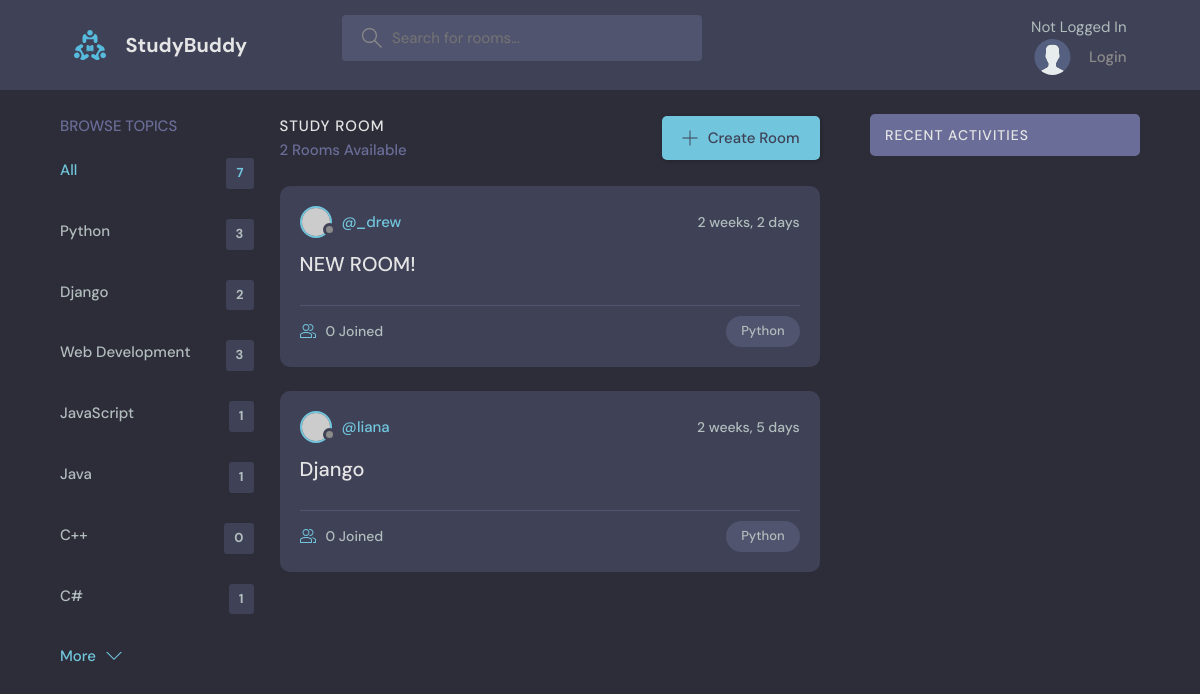
Screenshot of /?q=Django with the database file from the repository.
### base/models.py (models this page shows, shortened)
class Topic(models.Model):
    name = models.CharField(max_length=200)

class Room(models.Model):
    host = models.ForeignKey(
        User,
        on_delete=models.SET_NULL, null=True
        )
    topic = models.ForeignKey(
        Topic,
        on_delete=models.SET_NULL, null=True
        )
    name = models.CharField(max_length=200)
    description = models.TextField(null=True, blank=True)
    participants = models.ManyToManyField(User, related_name='participants', blank=True)
    updated = models.DateTimeField(auto_now=True)
    created = models.DateTimeField(auto_now_add=True)
    class Meta:
        ordering = ['-updated', '-created']

### base/views.py (the view)
# urls.py: path('', views.home, name="home"),
def home(request):
    q = request.GET.get('q') if request.GET.get('q') != None else ''
    rooms = Room.objects.filter(
        Q(topic__name__icontains=q) |
        Q(name__icontains=q) |
        Q(description__icontains=q)
        )
    topics = Topic.objects.all()
    room_count = rooms.count()
    room_messages = Message.objects.filter(Q(room__topic__name__icontains=q))
    context = {'rooms': rooms, 'topics':topics,'room_count': room_count, 'room_messages': room_messages}
    return render(request, 'base/home.html', context)

### base/templates/base/home.html (shortened to what this page needs)
{% extends 'main.html' %}
{% block content %}
    <main class="layout layout--3">
      <div class="container">
        <div>
        {% include 'base/topics_component.html' %}
      </div>
        <div class="roomList">
          <div class="roomList__header">
            <div>
              <h2>Study Room</h2>
              <p>{{room_count}} Rooms Available</p>
            </div>
            <a class="btn btn--main" href="{% url 'create-room' %} ">
              <svg version="1.1" xmlns="http://www.w3.org/2000/svg" width="32" height="32" viewBox="0 0 32 32">
                <title>add</title>
                <path
                  d="M16.943 0.943h-1.885v14.115h-14.115v1.885h14.115v14.115h1.885v-14.115h14.115v-1.885h-14.115v-14.115z"
                ></path>
              </svg>
              Create Room
            </a>
          </div>
          {% include 'base/feed_component.html' %}
        </div>
        {% include 'base/activity_component.html' %}
      </div>
    </main>
{%  endblock content %}

### base/templates/base/topics_component.html
<div class="topics">
    <div class="topics__header">
      <h2>Browse Topics</h2>
    </div>
    <ul class="topics__list">
      <li>
        <a href="{% url 'home' %}" class="active">All <span>{{topics.count}}</span></a>
      </li>
      {% for topic in topics%}
      <li>
        <a href="{% url 'home' %}?q={{topic.name}}"> {{topic.name}} <span>{{topic.room_set.count}}</span></a>
      </li>
      {% endfor %}
    <a class="btn btn--link" href="{% url 'topics' %}">
      More
      <svg version="1.1" xmlns="http://www.w3.org/2000/svg" width="32" height="32" viewBox="0 0 32 32">
        <title>chevron-down</title>
        <path d="M16 21l-13-13h-3l16 16 16-16h-3l-13 13z"></path>
      </svg>
    </a>
  </div>

### base/templates/base/feed_component.html (shortened to what this page needs)
{% for room in rooms %}
<div class="roomListRoom">
    <div class="roomListRoom__header">
      <a href="{% url 'user-profile' room.host.id %}" class="roomListRoom__author">
        <div class="avatar avatar--small">
          <img src="https://randomuser.me/api/portraits/women/11.jpg" />
        </div>
        <span>@{{room.host.username}}</span>
      </a>
      <div class="roomListRoom__actions">
        <span>{{room.created|timesince}}</span>
      </div>
    </div>
    <div class="roomListRoom__content">
      <a href="{% url 'room' room.id %}">{{room.name}}</a>
    </div>
    <div class="roomListRoom__meta">
      <a href="{% url 'room' room.id %}" class="roomListRoom__joined">
        {{room.participants.all.count}} Joined
      </a>
      <p class="roomListRoom__topic">Python</p>
    </div>
  </div>
  {% endfor %}

### static/styles/style.css (style rules this page uses)
:root { --color-main: #71c6dd; --color-main-light: #e1f6fb; --color-dark: #3f4156; --color-dark-medium: #51546e; --color-dark-light: #696d97; --color-light: #e5e5e5; --color-gray: #8b8b8b; --color-light-gray: #b2bdbd; --color-bg: #2d2d39; --color-success: #5dd693; --color-error: #fc4b0b; }
* { font-family: "DM Sans", -apple-system, BlinkMacSystemFont, "Segoe UI", Roboto, Oxygen, Ubuntu, Cantarell, "Open Sans", "Helvetica Neue", sans-serif; margin: 0; padding: 0; box-sizing: border-box; text-rendering: optimizeLegibility; font-size: inherit; }
html { font-size: 56.25%; }
@media only screen and (min-width: 1200px) { html { font-size: 62.5%; } }
body { line-height: 1.6; font-weight: 400; font-size: 1.5rem; color: var(--color-light-gray); background-color: var(--color-bg); min-height: 100vh; }
img { width: 100%; }
a { display: inline-block; color: var(--color-main); text-decoration: none; }
.container { max-width: 120rem; width: 90%; margin: auto; }
.btn { background-color: transparent; border: none; display: inline-flex; align-items: center; gap: 1rem; cursor: pointer; transition: all ease-in-out 0.3s; padding: 1rem 2rem; border-radius: 5px; box-shadow: 1px 1px 3px 1px rgba(0, 0, 0, 0.15); font-weight: 500; }
.btn--link { border-radius: 0; padding: 0; color: var(--color-main); box-shadow: none; }
.btn--main { background-color: var(--color-main); color: var(--color-dark); }
.btn > svg { fill: currentColor; width: 1.6rem; height: 1.6rem; }
.avatar { position: relative; display: inline-block; border-radius: 50%; border: 2px solid var(--color-main); }
.avatar img { display: block; border-radius: 50%; object-fit: cover; object-position: center; }
.avatar::after { content: ""; display: block; position: absolute; background-color: var(--color-gray); z-index: 111; border-radius: 50%; border: 0.3rem solid var(--color-dark); }
.avatar.avatar--small img { width: 2.8rem; height: 2.8rem; }
.avatar.avatar--small:after { width: 0.7rem; height: 0.7rem; bottom: 0px; right: -6px; }
.layout { margin-top: 2.4rem; }
.layout > .container { display: flex; justify-content: space-between; align-items: flex-start; }
.layout--3 > .container > div:first-child { flex-basis: 18%; max-width: 22.5rem; }
.layout--3 > .container > div:nth-child(2) { flex-basis: 50%; }
.topics__header { margin-bottom: 2rem; }
.topics__header h2 { text-transform: uppercase; font-weight: 500; color: var(--color-dark-light); }
.topics__list { list-style: none; }
.topics__list li a { display: flex; justify-content: space-between; margin-bottom: 3rem; font-weight: 500; color: var(--color-light-gray); transition: all 0.3s ease-in-out; }
.topics__list li a.active, .topics__list li a:hover { color: var(--color-main); }
.topics__list li a span { padding: 0.5rem 1rem; background-color: var(--color-dark); border-radius: 3px; font-size: 1.3rem; font-weight: 700; letter-spacing: 1px; }
.roomList__header { display: flex; justify-content: space-between; align-items: center; margin-bottom: 2.4rem; }
.roomList__header h2 { text-transform: uppercase; font-weight: 500; color: var(--color-light); letter-spacing: 1px; }
.roomList__header p { font-weight: 500; color: var(--color-dark-light); }
.roomListRoom { margin-bottom: 2.4rem; background-color: var(--color-dark); border-radius: 1rem; padding: 2rem; }
.roomListRoom__header { display: flex; justify-content: space-between; align-items: center; }
.roomListRoom__author { font-weight: 500; display: flex; align-items: center; gap: 1rem; }
.roomListRoom__actions { display: flex; align-items: flex-start; gap: 1rem; position: relative; }
.roomListRoom__actions span { font-size: 1.4rem; font-weight: 500; }
.roomListRoom__content { margin: 1rem 0; }
.roomListRoom__content a { font-size: 2rem; font-weight: 500; margin-bottom: 1.5rem; color: var(--color-light); transition: all 0.3s ease-in-out; }
.roomListRoom__meta { border-top: 1px solid var(--color-dark-medium); padding-top: 1rem; display: flex; align-items: center; justify-content: space-between; }
.roomListRoom__joined { color: var(--color-light-gray); display: flex; align-items: center; gap: 1rem; font-size: 1.4rem; font-weight: 500; }
.roomListRoom__joined svg { fill: var(--color-main); width: 1.6rem; height: 1.6rem; }
.roomListRoom__topic { padding: 5px 1.5rem; background-color: var(--color-dark-medium); border-radius: 5rem; font-weight: 500; font-size: 1.3rem; }

### rows the page displays
Topic: name "Python", room_set.count "3"
Topic: name "Django", room_set.count "2"
Topic: name "Web Development", room_set.count "3"
Topic: name "JavaScript", room_set.count "1"
Topic: name "Java", room_set.count "1"
Topic: name "C++", room_set.count "0"
Topic: name "C#", room_set.count "1"
Room: host.username "_drew", created "2 weeks, 2 days", name "NEW ROOM!", participants.all.count "0"
Room: host.username "liana", created "2 weeks, 5 days", name "Django", participants.all.count "0"

### other values shown
{{ topics.count }} "7"
{{ room_count }} "2"
